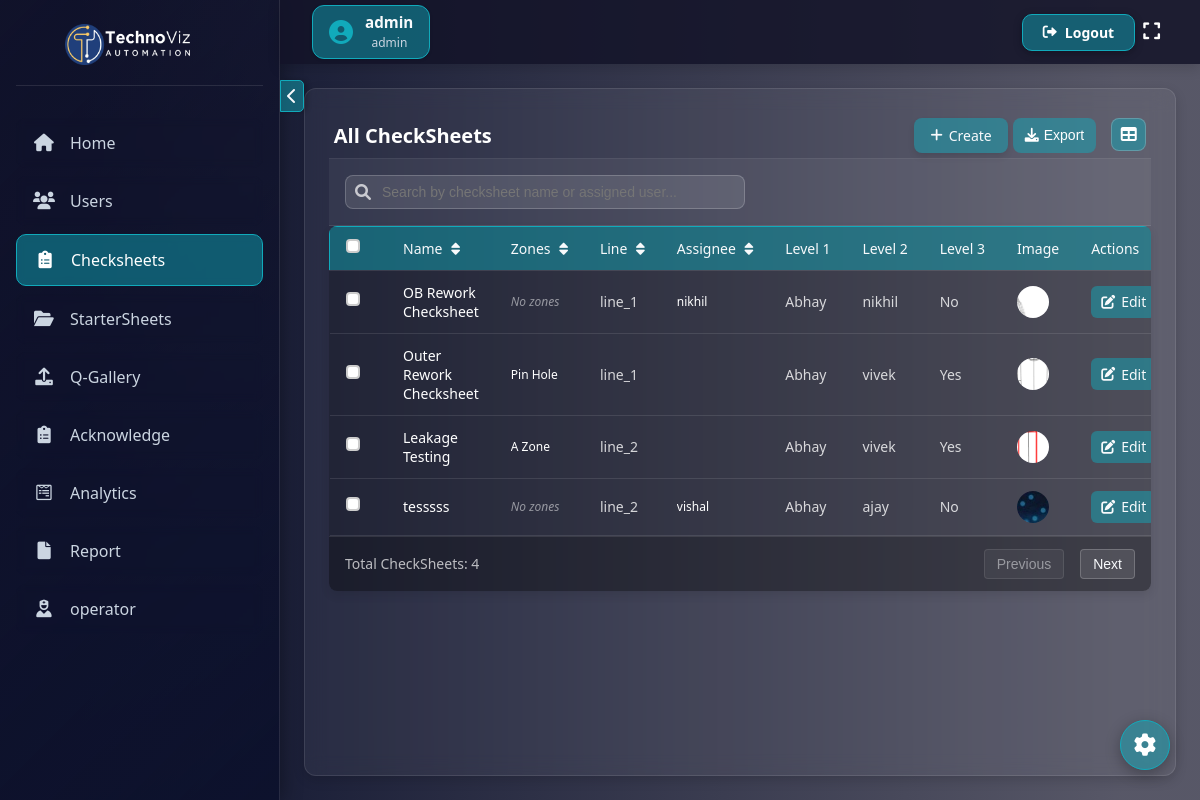
The app's page /all-checksheets/ (signed in) with its own data.
### checksheet1/models.py (models this page shows, shortened)
class CustomUser(AbstractUser):
    ROLE_CHOICES = [
        ("admin", "Admin"),
        ("quality_incharge", "Quality Incharge"),
        ("shift_incharge", "Shift Incharge"),
        ("operator", "Operator"),
    ]
    username = models.CharField(max_length=150, unique=False)
    employee_id = models.CharField(max_length=20, unique=True)  # New field
    role = models.CharField(max_length=20, choices=ROLE_CHOICES, default="admin")
    phone_number = models.CharField(max_length=15, blank=True, null=True)
    USERNAME_FIELD = "employee_id"  # Use employee_id for authentication
    REQUIRED_FIELDS = ["username", "email"]  # Keep username for internal use

class CheckSheet(models.Model):
    name = models.CharField(max_length=255)
    line = models.CharField(
        max_length=10, choices=[("line_1", "Line 1"), ("line_2", "Line 2")]
    )
    assigned_users = models.ManyToManyField(
        "CustomUser", related_name="assigned_check_sheets", blank=True
    )
    created_by = models.ForeignKey(
        "CustomUser",
        on_delete=models.SET_NULL,
        null=True,
        related_name="created_check_sheets",
    )
    created_on = models.DateTimeField(auto_now_add=True)
    display_order = models.FloatField(default=0, db_index=True)
    level_1_approver = models.ForeignKey(
        "CustomUser",
        on_delete=models.SET_NULL,
        null=True,
        blank=True,
        related_name="level_1_assigned_checksheets",
    )
    level_2_approver = models.ForeignKey(
        "CustomUser",
        on_delete=models.SET_NULL,
        null=True,
        blank=True,
        related_name="level_2_assigned_checksheets",
    )
    require_level_3_approval = models.BooleanField(
        default=True, help_text="Check if this sheet requires Level 3 approval (admin)"
    )
    class Meta:
        ordering = ['display_order', 'id']

class CheckSheetImage(models.Model):
    checksheet = models.ForeignKey(
        CheckSheet, on_delete=models.CASCADE, related_name="images"
    )
    image = models.ImageField(upload_to="checksheet_images/")

class Zone(models.Model):
    INPUT_TYPE_CHOICES = [
        ("int", "Integer"),
        ("float", "Float"),
        ("checkbox", "Checkbox"),
    ]
    checksheet = models.ForeignKey(
        CheckSheet, on_delete=models.CASCADE, related_name="zones"
    )
    name = models.CharField(max_length=255)
    input_type = models.CharField(
        max_length=10, choices=INPUT_TYPE_CHOICES, default="int"
    )

### checksheet1/views.py (the view)
# urls.py: path("all-checksheets/", all_checksheets, name="all_checksheets"),
@login_required
def all_checksheets(request):
    if request.user.role == "admin" or has_page_access(request.user, "all_checksheets"):
        if request.user.role == "admin" or has_page_access(
            request.user, "all_checksheets"
        ):
            checksheets = CheckSheet.objects.prefetch_related(
                "zones", "assigned_users"
            ).all().order_by('display_order', 'id')
            Starter = StarterSheet.objects.all()
        else:
            Starter = StarterSheet.objects.filter(assigned_users=request.user)
            checksheets = CheckSheet.objects.prefetch_related(
                "zones", "assigned_users"
            ).filter(assigned_users=request.user).order_by('display_order', 'id')
        all_users = get_user_model().objects.all()
        return render(
            request,
            "checksheet/all_checksheets.html",
            {
                "checksheets": checksheets,
                "Starter": Starter,
                "all_users": all_users
            },
        )
    return render(request, "checksheet/access_denied.html")

### checksheet1/context_processors.py (called while the page is built)
def pending_requests_count(request):
    if request.user.is_authenticated and request.user.role == "admin":
        count = PasswordResetRequest.objects.filter(status="pending").count()
        return {"pending_requests_count": count}
    return {}

### checksheet1/templatetags/custom_tags.py (called while the page is built)
@register.filter
def has_page_access(user, page_name):
    if user.is_authenticated and user.role == "admin":
        return True  # Admin has all access
    return PageAccess.objects.filter(
        user=user, page_name=page_name, has_access=True
    ).exists()

### checksheet1/templates/checksheet/all_checksheets.html (shortened to what this page needs)
{% extends 'checksheet/base.html' %}
{% load static %}
{% block extra_css %}
<link rel="stylesheet" href="{% static 'css/all_checksheet.css' %}">
{% endblock %}
{% block content %}
<div class="page-container">
    <div class="header">
        <h2 class="page-title">All CheckSheets</h2>
        <div class="header-actions">
            <a href="{% url 'create_checksheet' %}" class="create-btn">
                <i class="fas fa-plus"></i> Create
            </a>
            <button id="exportSelectedBtn" class="export-btn" title="Export Selected">
                <i class="fas fa-download"></i> Export
            </button>
            <button id="viewToggleBtn" class="toggle-btn" title="Toggle View">
                <i class="fas fa-table"></i>
            </button>
        </div>
    </div>
    {% if checksheets %}
        <div class="search-container">
            <div class="search-input-container">
                <i class="fas fa-search search-icon"></i>
                <input type="text" id="checksheetSearch" class="search-input" placeholder="Search by checksheet name or assigned user...">
            </div>
        </div>
        <div class="table-responsive">
            <table class="checksheets-container">
                <thead>
                    <tr>
                        <th><input type="checkbox" id="selectAll"><label for="selectAll"></label></th>
                        <th class="sortable" data-sort="name">Name <i class="fas fa-sort"></i></th>
                        <th class="sortable" data-sort="zones">Zones <i class="fas fa-sort"></i></th>
                        <th class="sortable" data-sort="line">Line <i class="fas fa-sort"></i></th>
                        <th class="sortable" data-sort="users">Assignee <i class="fas fa-sort"></i></th>
                        <th>Level 1</th>
                        <th>Level 2</th>
                        <th>Level 3</th>
                        <th class="image-column">Image</th>
                        <th>Actions</th>
                    </tr>
                </thead>
                <tbody id="checksheetTableBody">
                    {% for checksheet in checksheets %}
                    <tr data-id="{{ checksheet.id }}">
<td><input type="checkbox" class="checksheet-checkbox" id="checkbox-{{ checksheet.id }}" value="{{ checksheet.id }}"><label for="checkbox-{{ checksheet.id }}"></label></td>
                        <td>
                            <a href="javascript:void(0);" class="checksheet-name" onclick="showDetailModal({{ checksheet.id }})">
                                {{ checksheet.name }}
                            </a>
                        </td>
                        <td class="content-cell">
                            <div class="zone-chips">
                                {% with zones=checksheet.zones.all %}
                                    {% if zones|length > 0 %}
                                        {% for zone in zones|slice:":1" %}
                                            <span class="zone-chip">{{ zone.name }}</span>
                                        {% endfor %}
                                    {% else %}
                                        <span class="empty-text">No zones</span>
                                    {% endif %}
                                {% endwith %}
                            </div>
                        </td>
                        <td class="content-cell">
                            {{ checksheet.line }}
                        </td>
                        <td class="content-cell">
                            <div class="user-chips">
                                {% with users=checksheet.assigned_users.all %}
                                    {% if users|length > 0 %}
                                        {% for user in users|slice:":1" %}
                                            <span class="user-chip">{{ user.username }}</span>
                                        {% endfor %}
                                    {% endif %}
                                {% endwith %}
                            </div>
                        </td>
                        <td class="content-cell">
                            <div class="approver-chips">
                                {% if checksheet.level_1_approver %}
                                    <span class="approval-chip">{{ checksheet.level_1_approver.username }}</span>
                                {% else %}
                                    <span class="empty-text">Not assigned</span>
                                {% endif %}
                            </div>
                        </td>
                        <td class="content-cell">
                            <div class="approver-chips">
                                {% if checksheet.level_2_approver %}
                                    <span class="approval-chip">{{ checksheet.level_2_approver.username }}</span>
                                {% else %}
                                    <span class="empty-text">Not assigned</span>
                                {% endif %}
                            </div>
                        </td>
                        <td class="content-cell">
                            {% if checksheet.require_level_3_approval %}
                                Yes
                            {% else %}
                                No
                            {% endif %}
                        </td>
                        <td class="image-column">
                            <div class="table-image">
                                {% with checksheet.images.all as images %}
                                {% if images %}
                                    <div class="image-slider" data-checksheet-id="{{ checksheet.id }}">
                                        {% for image in images %}
                                            <img src="{{ image.image.url }}"
                                                 alt="CheckSheet Image {{ forloop.counter }}"
                                                 class="image-slide {% if forloop.first %}active{% endif %}"
                                                 data-slide-index="{{ forloop.counter0 }}"
                                                 data-full-image="{{ image.image.url }}">
                                        {% endfor %}
                                    </div>
                                {% else %}
                                    <p>No images available</p>
                                {% endif %}
                                {% endwith %}
                            </div>
                        </td>
                        <td>
                            <div class="action-buttons">
                                <a href="{% url 'update_checksheet' checksheet.id %}" class="action-button assi" title="Update">
                                    <i class="fas fa-edit"></i> Edit
                                </a>
                            </div>
                        </td>
                    </tr>
                    {% endfor %}
                </tbody>
            </table>
            <div class="pagination" id="checksheetPagination">
                <div class="pagination-info">
                    <span>Total CheckSheets: <span id="checksheetCount">{{ checksheets|length }}</span></span>
                </div>
                <div class="pagination-controls">
                    <button class="pagination-button" id="checksheetPrev" disabled>Previous</button>
                    <button class="pagination-button" id="checksheetNext">Next</button>
                </div>
            </div>
        </div>
    {% else %}
        <div class="empty-state">
            <i class="fas fa-folder-open"></i>
            <p>No CheckSheets available</p>
        </div>
    {% endif %}
</div>
{% endblock %}

### checksheet1/templates/checksheet/base.html (shortened to what this page needs)
<!DOCTYPE html>
<html lang="en">
<head>
    {% load custom_tags %}
    {% load static %}
    <link href="https://cdnjs.cloudflare.com/ajax/libs/font-awesome/6.0.0/css/all.min.css" rel="stylesheet">
    <link rel="stylesheet" href="{% static 'css/base.css' %}">
    {% block extra_css %}
  {% endblock%}
</head>
<body>
    {% if request.user.is_authenticated %}
    <nav class="navbar">
        <div class="navbar-left" style="display: flex; align-items: center;">
            <div class="user-info">
                <i class="fas fa-user-circle"></i>
                <div class="user-details">
                    <span class="user-name">{{ request.user.username }}</span>
                    <span class="user-role">{{ request.user.role|default:"No role" }}</span>
                </div>
            </div>
        </div>
        <a href="{% url 'logout' %}" class="logout-btn">
            <i class="fas fa-sign-out-alt"></i>
            Logout
        </a>
         <button class="fullscreen-btn" onclick="toggleFullScreen()" title="Toggle Full Screen">
                <i class="fas fa-expand"></i>
            </button>
    </nav>
    {% endif %}
    <button class="sidebar-toggle" onclick="toggleSidebar()">
        <i class="fas fa-chevron-left"></i>
    </button>
    <div class="sidebar">
        <div class="sidebar-header">
            <h3>
                <img src="{% static 'images/logo.jpg' %}" alt="Expanded Logo" class="sidebar-logo logo-toggle logo-expanded">
            </h3>
        </div>
        {% if request.user.is_authenticated %}
        {% if request.user|has_page_access:"home" %}
        <a href="{% url 'home' %}"><i class="fas fa-home"></i><span class="sidebar-text">Home</span></a>
        {% endif %}
        {% if request.user|has_page_access:"user_list" %}
        <a href="{% url 'user_list' %}"><i class="fas fa-users"></i><span class="sidebar-text">Users</span></a>
        {% endif %}
        {% if request.user|has_page_access:"all_checksheets" %}
        <a href="{% url 'all_checksheets' %}"><i class="fas fa-clipboard-list"></i><span class="sidebar-text">Checksheets</span></a>
        {% endif %}
        {% if request.user|has_page_access:"all_startersheet" %}
        <a href="{% url 'all_startersheet' %}"><i class="fas fa-folder-open"></i><span class="sidebar-text">StarterSheets</span></a>
        {% endif %}
        {% if request.user|has_page_access:"upload_poc" %}
        <a href="{% url 'upload_poc' %}"><i class="fas fa-upload"></i><span class="sidebar-text">Q-Gallery</span></a>
        {% endif %}
        {% if request.user|has_page_access:"acknowledgment_list" %}
        <a href="{% url 'acknowledgment_list' %}"><i class="fas fa-clipboard-list"></i><span class="sidebar-text">Acknowledge</span></a>
        {% endif %}
        {% if request.user.role == "admin" %}
            <a href="{% url 'analytics_page' %}"><i class="fab fa-wpforms"></i><span class="sidebar-text">Analytics</span></a>
        {% endif %}
        {% if request.user|has_page_access:"report" %}
        <a href="{% url 'report' %}"><i class="fas fa-file"></i><span class="sidebar-text">Report</span></a>
        {% endif %}
        <a href="{% url 'operator_dashboard' %}"><i class="fa-solid fa-user-nurse"></i><span class="sidebar-text">operator</span></a>
        {% endif %}
    </div>
    <div class="content">
        <div class="content-inner">
            {% block content %}{% endblock %}
        </div>
        <div class="settings-float" id="settingsFloat">
            <i class="fas fa-cog"></i>
        </div>
    </div>
</body>
</html>

### records on screen
CustomUser: user.username "admin", user.role "admin"
CheckSheet: name "OB Rework Checksheet", shows "No zones", line "line_1", level_1_approver.username "Abhay", level_2_approver.username "nikhil", require_level_3_approval "No"
CustomUser: username "nikhil"
CheckSheetImage: image (picture)
CheckSheet: name "Outer Rework Checksheet", line "line_1", level_1_approver.username "Abhay", level_2_approver.username "vivek", require_level_3_approval "Yes"
Zone: name "Pin Hole"
CheckSheetImage: image (picture)
CheckSheet: name "Leakage Testing", line "line_2", level_1_approver.username "Abhay", level_2_approver.username "vivek", require_level_3_approval "Yes"
Zone: name "A Zone"
CheckSheetImage: image (picture)
CheckSheet: name "tesssss", shows "No zones", line "line_2", level_1_approver.username "Abhay", level_2_approver.username "ajay", require_level_3_approval "No"
CustomUser: username "vishal"
CheckSheetImage: image (picture)

### other values on screen
{{ checksheets|length }} "4"
